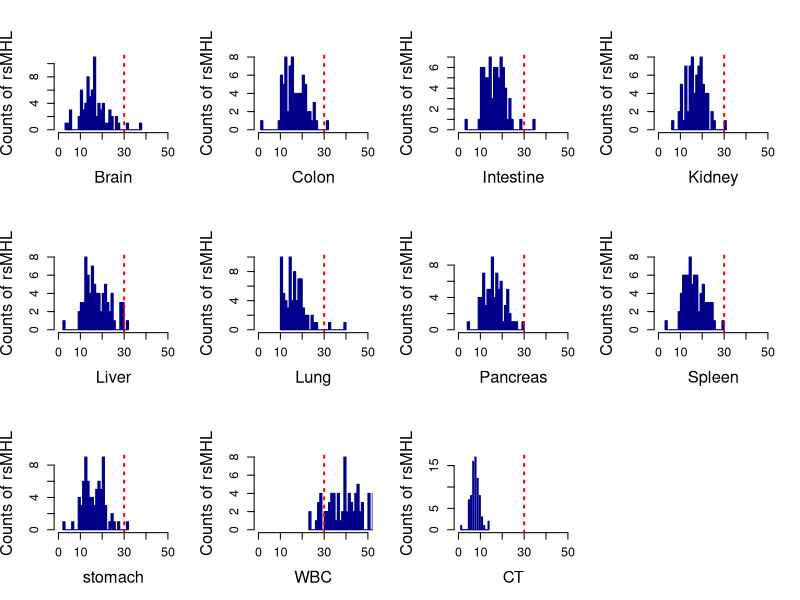

This figure's R source: (Note: this script raises an error after producing the figure.)
#!/usr/bin/R
# Guassian Distribution based cancer plasma tissue-of-origin and pathology assignment.
# Version 1.3
# Update: May/5/2017
# Input: the ts-MHL counts for each samples in each reference given specific MHL positive threshold (>0.13)
####################################################
################## Normal ##########################
####################################################
normal<-data.matrix(read.table("normal-ref.txt",sep="\t",head=T,row.names=1,as.is=T))
CCP<-data.matrix(read.table("CCP.txt",sep="\t",head=T,row.names=1,as.is=T))
LCP<-data.matrix(read.table("LCP.txt",sep="\t",head=T,row.names=1,as.is=T))
par(mfrow=c(3,4))
for(i in 1:(nrow(normal))){
  hist(normal[i,],col="darkblue",breaks=30,xlim=c(0,50),xlab=rownames(normal)[i],border ="darkblue",main="",ylab="Counts of rsMHL",cex.axis=1.15,cex.lab=1.5)  
  abline(v=30,lty=3,col="red",lwd=2)
}
Zmax<-matrix(nrow=nrow(normal),ncol=ncol(normal))
for(i in 1:ncol(normal)){
  for(k in 1:nrow(normal)){
    idx<-1:ncol(normal)
    idx1<-sample(idx,75)
    idx2<-idx[which(! idx %in% idx1)]
    Mean<-mean(normal[k, idx1])
    SD<-sd(normal[k, idx1])  
    Z<-c()
    for(p in normal[k,idx2]){
      z <- (p - Mean)/(SD/sqrt(length(idx1)))
      Z<-c(Z,z)
    }
    
    zmp <- (normal[k,i] - mean(normal[k, idx]))/(sd(normal[k, idx])*sqrt((length(normal[k, idx])-1)/(length(normal[k, idx]))))
    Zmax[k,i]=zmp 
  }
}
rownames(Zmax)=rownames(normal)
colnames(Zmax)=colnames(normal)
Zmax
p<-pnorm(-abs(Zmax))
rownames(p1)<-rownames(p)
colnames(p1)<-colnames(p)
p1<--log(p1,10)
write.table(p1,file="normal.pvalue.matrix.txt",col.names=NA,row.names=T,sep="\t",quote=F)

#################################################
################## CCP ##########################
#################################################
par(mfrow=c(2,2))
hist(CCP[2,],breaks=30,xlim=c(0,60),col="darkblue",border="darkblue",xlab="Colon",ylab="Counts of cs-MHL",main="Colon")
hist(CCP[11,],breaks=10,xlim=c(0,60),col="darkblue",border="darkblue",xlab="CT",ylab="Counts of cs-MHL",main="Cancer Tissue")
dim(normal)

Zmax<-matrix(nrow=nrow(CCP),ncol=ncol(CCP))
for(i in 1:ncol(CCP)){
    for(k in 1:nrow(normal)){
      idx<-1:ncol(normal)
      idx1<-sample(idx,60)
      idx2<-idx[which(! idx %in% idx1)]
      
      Mean<-mean(normal[k, idx1])
      SD<-sd(normal[k, idx1])
            
      Z<-c()
      for(p in normal[k,idx2]){
        z <- (p - Mean)/(SD/sqrt(length(idx1)))
        Z<-c(Z,z)
      }
      zmp <- (CCP[k,i] - mean(normal[k, idx]))/(sd(normal[k, idx])*sqrt((length(normal[k, idx])-1)/(length(normal[k, idx]))))
      Zmax[k,i]=zmp 
    }
}
rownames(Zmax)=rownames(CCP)
colnames(Zmax)=colnames(CCP)
Zmax

par(mfrow=c(5,6),mar=c(2,2,2,2))
for(i in 1:ncol(Zmax)){
  barplot(Zmax[,i],main=colnames(Zmax)[i])
}

library("beeswarm")
input<-list(Brain=Zmax[1,],Colon=Zmax[2,],Intestine=Zmax[3,],Kidney=Zmax[4,],Liver=Zmax[5,],Lung=Zmax[6,],Pancreas=Zmax[7,],Spleen=Zmax[8,],stomach=Zmax[9,],WBC=Zmax[10,],CT=Zmax[11,])
beeswarm(input,col = 2:12,pch=16,method="center",ylab="Z-Score",main="Normal plamsa")

p<-pnorm(-abs(Zmax))
p1<-matrix(p.adjust(p,method="bonferroni"),nrow=11,byrow=F)
rownames(p1)<-rownames(p)
colnames(p1)<-colnames(p)
p1<--log(p1,10)
write.table(p1,file="colon.pvalue.matrix.txt",col.names=NA,row.names=T,sep="\t",quote=F)

par(mfrow=c(4,3),mar=c(4,4,2,1))
AUC<-c()
for(k in 1:11){
xx<-c()
sen<-c()
spe<-c()
for(fdr in seq(0,1,by=0.01)){
xx<-sum(Zmax[k,]> quantile((normal[k,]-mean(normal[k,]))/(sd(normal[k,])/sqrt(length(normal[k,]))),fdr))
sen<-c(sen,xx/30)
spe<-c(spe,1-fdr)
}
plot(sen~1-spe,col="red",pch=16,cex=1,xlab="1-specificity",ylab="sensitivity",main=rownames(Zmax)[k])
AUC<-c(AUC,mean(sen))
}

Zmax[k,]<-Zmax[2,]+Zmax[11,]
xx<-c()
sen<-c()
spe<-c()

for(fdr in seq(0,1,by=0.01)){
  xx<-sum(Zmax[k,]> quantile((normal[k,]-mean(normal[k,]))/(sd(normal[k,])/sqrt(length(normal[k,]))),fdr))
  sen<-c(sen,xx/30)
  spe<-c(spe,1-fdr)
}
plot(sen~1-spe,col="red",pch=16,cex=1,xlab="1-specificity",ylab="sensitivity",main="Colon+CT")

# barplot of AUC for CRC cancer
par(mfrow=c(1,1))
AUC<-c(AUC,mean(sen))
names(AUC)<-c(rownames(Zmax),"Colon+CT")
xx<-barplot(AUC,col="blue",ylim=c(0,1))
text(x = xx, y = AUC, label = round(AUC,3), pos = 3, cex = 0.8, col = "red")

#################################################
################## LCP ##########################
#################################################
Zmax<-matrix(nrow=nrow(LCP),ncol=ncol(LCP))
for(i in 1:ncol(LCP)){
  for(k in 1:nrow(normal)){
    idx<-1:ncol(normal)
    idx1<-sample(idx,29)
    idx2<-idx[which(! idx %in% idx1)]
    
    Mean<-mean(normal[k, idx1])
    SD<-sd(normal[k, idx1])
    
    Z<-c()
    for(p in normal[k,idx2]){
      z <- (p - Mean)/(SD/sqrt(length(idx1)))
      Z<-c(Z,z)
    }
    
    zmp <- (LCP[k,i] - mean(normal[k, idx]))/(sd(normal[k, idx])*sqrt((length(normal[k, idx])-1)/(length(normal[k, idx]))))
    Zmax[k,i]=zmp 
  }
}
rownames(Zmax)=rownames(LCP)
colnames(Zmax)=colnames(LCP)
Zmax

par(mfrow=c(5,6),mar=c(2,2,2,2))
for(i in 1:ncol(Zmax)){
  barplot(Zmax[,i],main=colnames(Zmax)[i])
}

library("beeswarm")
input<-list(Brain=Zmax[1,],Colon=Zmax[2,],Intestine=Zmax[3,],Kidney=Zmax[4,],Liver=Zmax[5,],Lung=Zmax[6,],Pancreas=Zmax[7,],Spleen=Zmax[8,],stomach=Zmax[9,],WBC=Zmax[10,],CT=Zmax[11,])
beeswarm(input,col = 2:12,pch=16,method="center",ylab="Z-Score",main="Normal plamsa")

par(mfrow=c(4,3),mar=c(4,4,2,1))
AUC<-c()
for(k in 1:11){
  xx<-c()
  sen<-c()
  spe<-c()
  for(fdr in seq(0,1,by=0.01)){
    xx<-sum(Zmax[k,]> quantile((normal[k,]-mean(normal[k,]))/(sd(normal[k,])/sqrt(length(normal[k,]))),fdr))
    sen<-c(sen,xx/30)
    spe<-c(spe,1-fdr)
  }
  AUC<-c(AUC,mean(sen))
  plot(sen~1-spe,col="red",pch=16,cex=1,xlab="1-specificity",ylab="sensitivity",main=rownames(Zmax)[k])
}
Zmax[k,]<-Zmax[6,]+Zmax[11,]
xx<-c()
sen<-c()
spe<-c()
for(fdr in seq(0,1,by=0.01)){
  xx<-sum(Zmax[k,]> quantile((normal[k,]-mean(normal[k,]))/(sd(normal[k,])/sqrt(length(normal[k,]))),fdr))
  sen<-c(sen,xx/30)
  spe<-c(spe,1-fdr)
}
plot(sen~1-spe,col="red",pch=16,cex=1,xlab="1-specificity",ylab="sensitivity",main="Lung+CT")
# barplot of AUC for Lung cancer
par(mfrow=c(1,1))
AUC<-c(AUC,mean(sen))
names(AUC)<-c(rownames(Zmax),"Lung+CT")
xx<-barplot(AUC,col="blue",ylim=c(0,1))
text(x = xx, y = AUC, label = round(AUC,3), pos = 3, cex = 0.8, col = "red")


